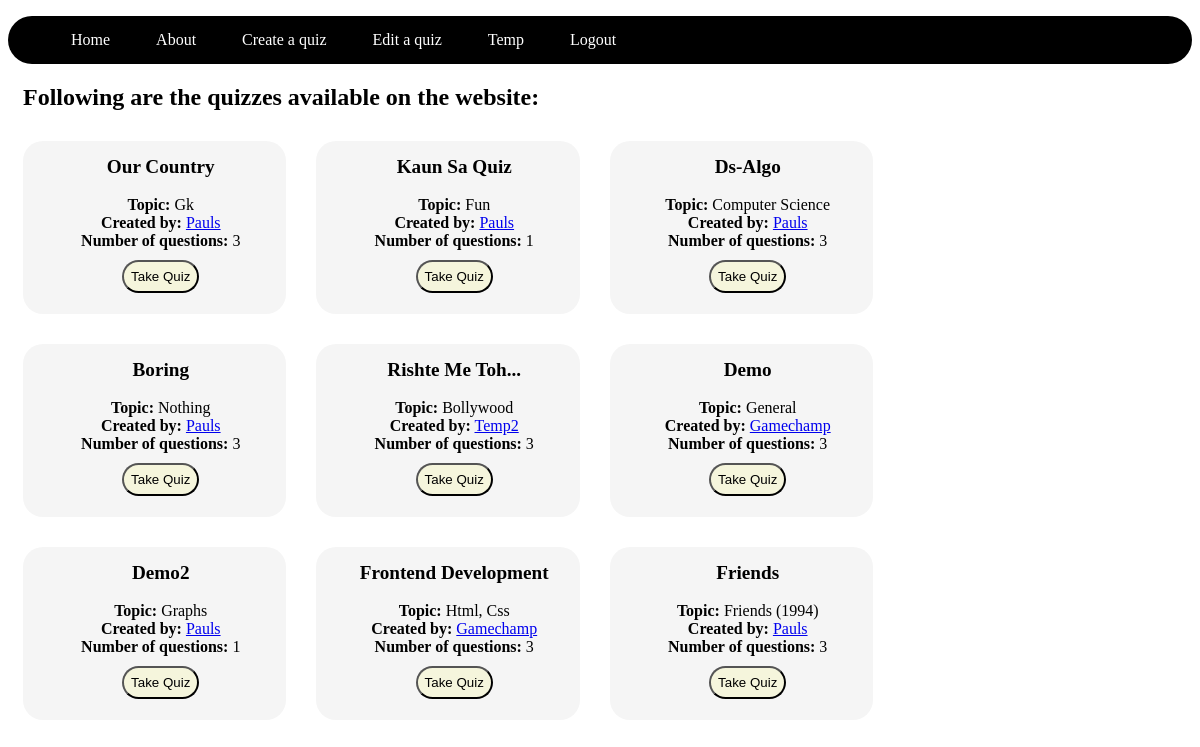
Screenshot of / (signed in) with the database file from the repository.
### mcq1/models.py (models this page shows, shortened)
class Quiz(models.Model):
    quiz_name = models.CharField(max_length=50, default=None)
    no_ques = models.IntegerField()
    author = models.ForeignKey('Usr', on_delete=models.CASCADE)
    topic = models.CharField(max_length=50)

class Usr(models.Model):
    user = models.OneToOneField(User, models.CASCADE, primary_key=True)
    is_student = models.BooleanField(default=False)
    is_teacher = models.BooleanField(default=False)
    def __str__(self):
        return self.user.username

### mcq1/views.py (the view)
# urls.py: path('', views.index, name='index'),
def index(request):
    quizzes = Quiz.objects.all()
    return render(request, 'mcq1/index.html', {'quizzes':quizzes})

### mcq1/templates/mcq1/index.html (shortened to what this page needs)
{% extends "mcq1/layout.html" %}
{% block content %}
<h2>Following are the quizzes available on the website:</h2>
<div id="quiz_list">
{% for quiz in quizzes %}
<li><div class="container quiz_item">
    <div class="quiz_name"><b>{{ quiz.quiz_name|title }}</b></div><br>
    <strong>Topic:</strong>  {{ quiz.topic|title }}<br>
    <strong>Created by:</strong>  <a href={% url 'profile' pk=quiz.author.user.pk %}>{{ quiz.author|title }}</a><br>
    <strong>Number of questions:</strong>  {{ quiz.no_ques }}<br>
    <button type='button' class="quiz_btn"><a href={% url 'take_quiz' pk=quiz.pk %}>Take Quiz</a></button><br><br>
</div></li>
{% endfor %}
</div>
{% endblock %}

### mcq1/templates/mcq1/layout.html (shortened to what this page needs)
<!doctype html>
<html>
    {% load static %}
    <head>
        <link rel="stylesheet" href="{% static "css/styles.css" %}">
    </head>
    <body>
        <header>
        <nav class="navbar">
        <ul>
            <li><a href='/'>Home</a></li>
            <li><a href='/about/'>About</a></li>
            {% if user.is_authenticated %}
            <li><a href='/create_quiz/'>Create a quiz</a></li>
            <li><a href='/edit_quiz/'>Edit a quiz</a></li>
            {% endif %}
            {% if user.is_authenticated %}
            <li><a href={% url 'profile' pk=user.pk %}>{{ user.username|title }}</a></li>
            {% else %}
            <li><a href='/register/'>Register</a></li>
            {% endif %}
            <div class="righter">
            {% if user.is_authenticated %}
            <li><a href='/logout/'>Logout</a></li>
            {% else %}
            <li><a href='/login/'>Login</a></li>
            {% endif %}
            </div>
        </ul>
        </nav>
        </header>
        <div class="content">
        {% block content %}
        {% endblock %}
        </div>
    </body>
</html>

### mcq1/static/css/styles.css (style rules this page uses)
.navbar { background-color: black; border-radius: 25px; }
.navbar ul { overflow: auto; }
.navbar li { float: left; list-style: none; margin: 15px 20px; }
.navbar li a { padding: 3px 3px; text-decoration: none; color: white; }
.content { margin-left: 15px; }
.quiz_item { background-color: whitesmoke; margin-top: 10px; margin-bottom: 20px; margin-right: 30px; padding: 3px; padding-left: 15px; padding-top: 15px; border-radius: 20px; width: 21%; text-align: center; vertical-align: middle; float: left; }
.quiz_name { font-size: larger; }
#quiz_list li { list-style: none; }
.quiz_btn { background-color: beige; margin-top: 10px; padding: 7px; border-radius: 20px; }
.quiz_btn a { text-decoration: none; color: black; }

### rows the page displays
Quiz: quiz_name "Our Country", topic "Gk", author "Pauls", no_ques "3"
Quiz: quiz_name "Kaun Sa Quiz", topic "Fun", author "Pauls", no_ques "1"
Quiz: quiz_name "Ds-Algo", topic "Computer Science", author "Pauls", no_ques "3"
Quiz: quiz_name "Boring", topic "Nothing", author "Pauls", no_ques "3"
Quiz: quiz_name "Rishte Me Toh...", topic "Bollywood", author "Temp2", no_ques "3"
Quiz: quiz_name "Demo", topic "General", author "Gamechamp", no_ques "3"
Quiz: quiz_name "Demo2", topic "Graphs", author "Pauls", no_ques "1"
Quiz: quiz_name "Frontend Development", topic "Html, Css", author "Gamechamp", no_ques "3"
Quiz: quiz_name "Friends", topic "Friends (1994)", author "Pauls", no_ques "3"

### other values shown
{{ user.username|title }} "Temp"
